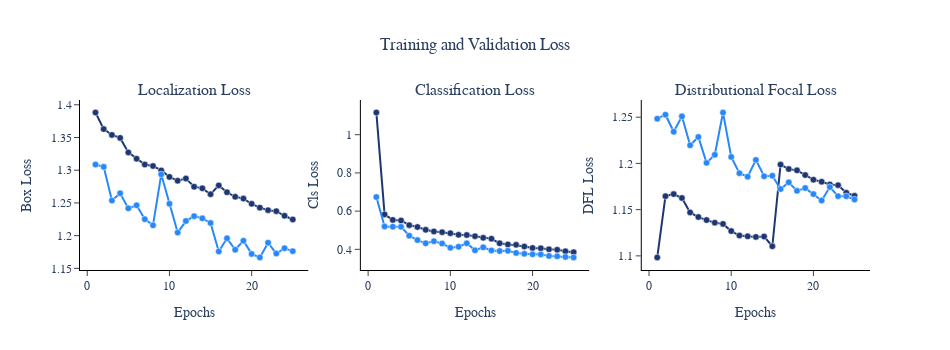

The notebook cell saved with this chart:
### Markdown cell above
### Training and Validation Loss

### Code cell
# Create Subplot
fig = make_subplots(
        rows=1, cols=3,
        subplot_titles=["Localization Loss", "Classification Loss", "Distributional Focal Loss"], 
)

# Configuration Plot
class PlotCFG:
    marker_size = 6.5
    line_size = 2
    train_color = "#1e3772"
    valid_color = "#2788f9"

loss_list = ["box_loss", "cls_loss", "dfl_loss"]
for i, loss in enumerate(loss_list):
    fig.add_trace(
        go.Scatter(
            x=np.arange(1, training_results.shape[0]+1), y=training_results["train/{}".format(loss)],
            mode="markers+lines",
            marker=dict(
                color=PlotCFG.train_color, size=PlotCFG.marker_size, line=dict(color="White", width=0.5)
            ),
            line=dict(color=PlotCFG.train_color, width=PlotCFG.line_size),
            name="Training"
        ), row=1, col=i+1
    )
    fig.add_trace(
        go.Scatter(
            x=np.arange(1, training_results.shape[0]+1), y=training_results["val/{}".format(loss)],
            mode="markers+lines",
            marker=dict(
                color=PlotCFG.valid_color, size=PlotCFG.marker_size, line=dict(color="White", width=0.5)
            ),
            line=dict(color=PlotCFG.valid_color, width=PlotCFG.line_size),
            name="Validation"
        ), row=1, col=i+1
    )

# Update Axes
ticklabels = ["Box Loss", "Cls Loss", "DFL Loss"]
for i, ticklabel in enumerate(ticklabels):
    fig.update_xaxes(title="Epochs", linecolor="Black", ticks="outside", row=1, col=i+1)
    fig.update_yaxes(title=ticklabel, linecolor="Black", ticks="outside", row=1, col=i+1)

# Update Layout
fig.update_layout(
    title="Training and Validation Loss", title_x=0.5, font_family="Trebuchet MS",
    width=950, height=350,
    showlegend=False,
    plot_bgcolor="White",
    paper_bgcolor="White"
)

# Show
fig.show(iframe_connected=True)

### Figure 1 — Plotly figure (JSON) as saved in the notebook; plotly's stock layout.template omitted (floating-point values rounded to 4 significant figures)
{"data": [{"line": {"color": "#1e3772", "width": 2}, "marker": {"color": "#1e3772", "line": {"color": "White", "width": 0.5}, "size": 6.5}, "mode": "markers+lines", "name": "Training", "type": "scatter", "x": [1, 2, 3, 4, 5, 6, 7, 8, 9, 10, 11, 12, 13, 14, 15, 16, 17, 18, 19, 20, 21, 22, 23, 24, 25], "xaxis": "x", "y": [1.388, 1.363, 1.354, 1.349, 1.327, 1.318, 1.309, 1.306, 1.3, 1.29, 1.284, 1.287, 1.275, 1.272, 1.263, 1.277, 1.266, 1.259, 1.257, 1.249, 1.243, 1.239, 1.237, 1.23, 1.225], "yaxis": "y"}, {"line": {"color": "#2788f9", "width": 2}, "marker": {"color": "#2788f9", "line": {"color": "White", "width": 0.5}, "size": 6.5}, "mode": "markers+lines", "name": "Validation", "type": "scatter", "x": [1, 2, 3, 4, 5, 6, 7, 8, 9, 10, 11, 12, 13, 14, 15, 16, 17, 18, 19, 20, 21, 22, 23, 24, 25], "xaxis": "x", "y": [1.309, 1.305, 1.254, 1.265, 1.242, 1.246, 1.225, 1.216, 1.294, 1.249, 1.205, 1.222, 1.23, 1.226, 1.219, 1.176, 1.196, 1.179, 1.192, 1.172, 1.167, 1.189, 1.173, 1.181, 1.176], "yaxis": "y"}, {"line": {"color": "#1e3772", "width": 2}, "marker": {"color": "#1e3772", "line": {"color": "White", "width": 0.5}, "size": 6.5}, "mode": "markers+lines", "name": "Training", "type": "scatter", "x": [1, 2, 3, 4, 5, 6, 7, 8, 9, 10, 11, 12, 13, 14, 15, 16, 17, 18, 19, 20, 21, 22, 23, 24, 25], "xaxis": "x2", "y": [1.116, 0.5829, 0.554, 0.5509, 0.5266, 0.5168, 0.5023, 0.4938, 0.49, 0.4844, 0.4761, 0.4749, 0.4688, 0.4604, 0.4554, 0.4316, 0.4259, 0.4236, 0.4146, 0.4072, 0.4057, 0.4001, 0.3977, 0.3899, 0.3853], "yaxis": "y2"}, {"line": {"color": "#2788f9", "width": 2}, "marker": {"color": "#2788f9", "line": {"color": "White", "width": 0.5}, "size": 6.5}, "mode": "markers+lines", "name": "Validation", "type": "scatter", "x": [1, 2, 3, 4, 5, 6, 7, 8, 9, 10, 11, 12, 13, 14, 15, 16, 17, 18, 19, 20, 21, 22, 23, 24, 25], "xaxis": "x2", "y": [0.6735, 0.5194, 0.5187, 0.5178, 0.4715, 0.4484, 0.4315, 0.4424, 0.4303, 0.4082, 0.4138, 0.4319, 0.395, 0.4105, 0.3943, 0.3911, 0.3922, 0.3812, 0.3766, 0.3738, 0.3736, 0.3654, 0.3634, 0.3603, 0.3576], "yaxis": "y2"}, {"line": {"color": "#1e3772", "width": 2}, "marker": {"color": "#1e3772", "line": {"color": "White", "width": 0.5}, "size": 6.5}, "mode": "markers+lines", "name": "Training", "type": "scatter", "x": [1, 2, 3, 4, 5, 6, 7, 8, 9, 10, 11, 12, 13, 14, 15, 16, 17, 18, 19, 20, 21, 22, 23, 24, 25], "xaxis": "x3", "y": [1.098, 1.165, 1.167, 1.163, 1.147, 1.142, 1.139, 1.136, 1.135, 1.127, 1.122, 1.121, 1.121, 1.121, 1.11, 1.199, 1.194, 1.192, 1.187, 1.182, 1.18, 1.177, 1.177, 1.168, 1.165], "yaxis": "y3"}, {"line": {"color": "#2788f9", "width": 2}, "marker": {"color": "#2788f9", "line": {"color": "White", "width": 0.5}, "size": 6.5}, "mode": "markers+lines", "name": "Validation", "type": "scatter", "x": [1, 2, 3, 4, 5, 6, 7, 8, 9, 10, 11, 12, 13, 14, 15, 16, 17, 18, 19, 20, 21, 22, 23, 24, 25], "xaxis": "x3", "y": [1.248, 1.253, 1.234, 1.251, 1.22, 1.229, 1.201, 1.209, 1.255, 1.207, 1.189, 1.186, 1.204, 1.186, 1.187, 1.172, 1.179, 1.17, 1.173, 1.167, 1.16, 1.174, 1.165, 1.165, 1.161], "yaxis": "y3"}], "layout": {"annotations": [{"font": {"size": 16}, "showarrow": false, "text": "Localization Loss", "x": 0.1444, "xanchor": "center", "xref": "paper", "y": 1, "yanchor": "bottom", "yref": "paper"}, {"font": {"size": 16}, "showarrow": false, "text": "Classification Loss", "x": 0.5, "xanchor": "center", "xref": "paper", "y": 1, "yanchor": "bottom", "yref": "paper"}, {"font": {"size": 16}, "showarrow": false, "text": "Distributional Focal Loss", "x": 0.8556, "xanchor": "center", "xref": "paper", "y": 1, "yanchor": "bottom", "yref": "paper"}], "font": {"family": "Trebuchet MS"}, "height": 350, "paper_bgcolor": "White", "plot_bgcolor": "White", "showlegend": false, "title": {"text": "Training and Validation Loss", "x": 0.5}, "width": 950, "xaxis": {"anchor": "y", "domain": [0, 0.2889], "linecolor": "Black", "ticks": "outside", "title": {"text": "Epochs"}}, "xaxis2": {"anchor": "y2", "domain": [0.3556, 0.6444], "linecolor": "Black", "ticks": "outside", "title": {"text": "Epochs"}}, "xaxis3": {"anchor": "y3", "domain": [0.7111, 1], "linecolor": "Black", "ticks": "outside", "title": {"text": "Epochs"}}, "yaxis": {"anchor": "x", "domain": [0, 1], "linecolor": "Black", "ticks": "outside", "title": {"text": "Box Loss"}}, "yaxis2": {"anchor": "x2", "domain": [0, 1], "linecolor": "Black", "ticks": "outside", "title": {"text": "Cls Loss"}}, "yaxis3": {"anchor": "x3", "domain": [0, 1], "linecolor": "Black", "ticks": "outside", "title": {"text": "DFL Loss"}}}}
